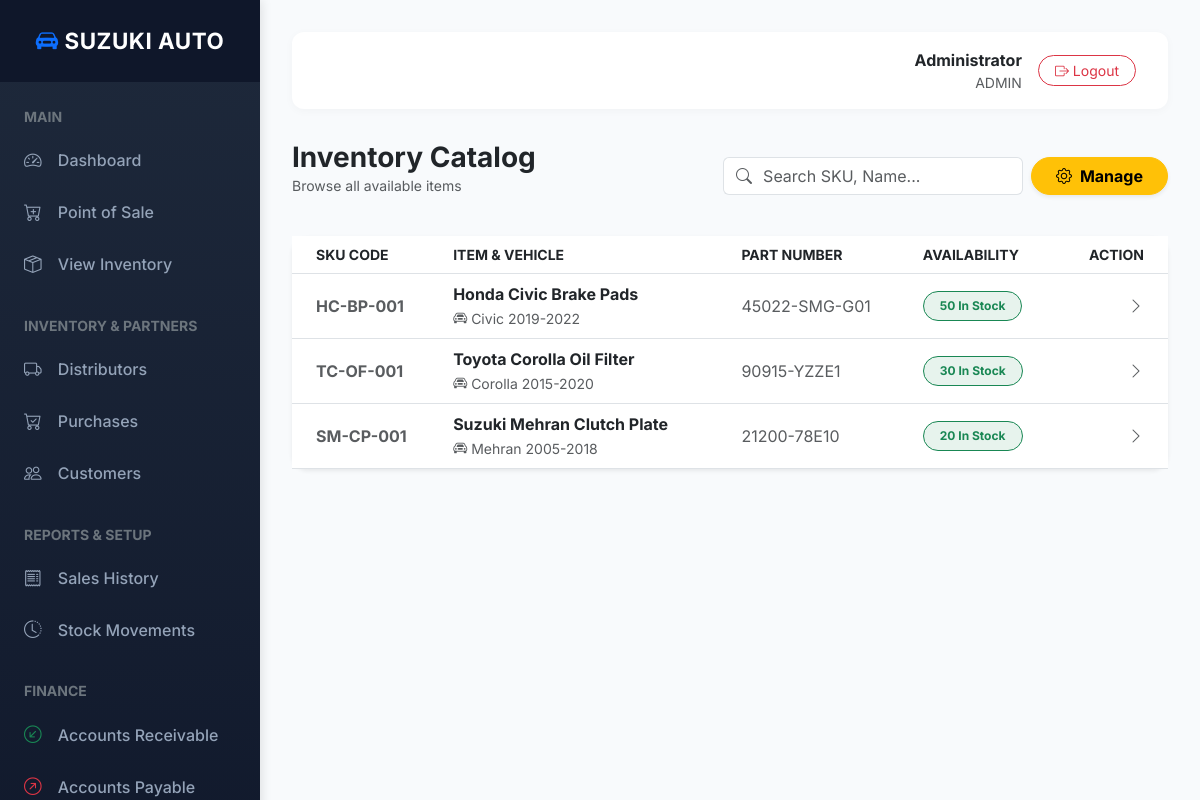
Page /products/ (signed in) on the committed database.
### models.py (models this page shows, shortened)
class User(db.Model, UserMixin):
    id = db.Column(db.Integer, primary_key=True)
    username = db.Column(db.String(150), unique=True, nullable=False)
    password_hash = db.Column(db.String(200), nullable=False)
    role = db.Column(db.String(20), nullable=False)  # staff / admin
    full_name = db.Column(db.String(200))
    phone = db.Column(db.String(20))
    created_orders = db.relationship('Order', foreign_keys='Order.created_by', back_populates='creator', lazy=True)
    approved_orders = db.relationship('Order', foreign_keys='Order.approved_by', back_populates='approver', lazy=True)
    created_purchases = db.relationship('PurchaseOrder', foreign_keys='PurchaseOrder.created_by', back_populates='creator', lazy=True)

class Product(db.Model):
    id = db.Column(db.Integer, primary_key=True)
    name = db.Column(db.String(200), nullable=False)
    description = db.Column(db.Text)
    sku = db.Column(db.String(50), unique=True)
    stock_quantity = db.Column(db.Integer, default=0)
    cost_price = db.Column(db.Numeric(12, 2))
    selling_price = db.Column(db.Numeric(12, 2))
    distributor_id = db.Column(db.Integer, db.ForeignKey('distributor.id'), nullable=True)
    vehicle_type = db.Column(db.String(100))  # e.g., Car, Motorcycle, Truck
    vehicle_model = db.Column(db.String(100))  # e.g., Civic 2019, Mehran
    part_number = db.Column(db.String(100))  # Original part number
    min_stock_level = db.Column(db.Integer, default=5)
    is_active = db.Column(db.Boolean, default=True)
    created_at = db.Column(db.DateTime, default=datetime.utcnow)
    distributor = db.relationship('Distributor', back_populates='products')
    order_items = db.relationship('OrderItem', back_populates='product', lazy=True)
    purchase_items = db.relationship('PurchaseOrderItem', back_populates='product', lazy=True)
    stock_movements = db.relationship('StockMovement', back_populates='product', lazy=True)

### routes/products.py (the view)
@products_bp.route('/')
@login_required
def products():
    all_products = ProductController.get_all_products()
    distributors = ProductController.get_all_distributors()
    return render_template('products.html', products=all_products, distributors=distributors)

### app.py (called while the page is built)
def create_app():
    app = Flask(__name__)
    app.config['SECRET_KEY'] = 'secret-key-change-in-production'
    app.config['SQLALCHEMY_DATABASE_URI'] = 'sqlite:///pos.db'
    app.config['SQLALCHEMY_TRACK_MODIFICATIONS'] = False
    db.init_app(app)
    login_manager.init_app(app)
    @login_manager.user_loader
    def load_user(user_id):
        return db.session.get(User, int(user_id))
    register_blueprints(app)
    return app

### controllers/product_controller.py (called while the page is built)
    @staticmethod
    def get_all_products():
        return Product.query.filter_by(is_active=True).all()

    @staticmethod
    def get_all_distributors():
        return Distributor.query.all()

### templates/products.html (shortened to what this page needs)
{% extends "base.html" %} {% block content %}
<div class="d-flex justify-content-between align-items-center mb-4">
  <div>
    <h3 class="fw-bold mb-0">Inventory Catalog</h3>
    <p class="text-muted small">Browse all available items</p>
  </div>
  <div class="d-flex gap-2">
    <div class="input-group" style="width: 300px;">
      <span class="input-group-text bg-white border-end-0"><i class="bi bi-search text-muted"></i></span>
      <input type="text" id="productSearch" class="form-control border-start-0 ps-0" placeholder="Search SKU, Name...">
    </div>
    {% if current_user.role == 'admin' %}
    <a href="{{ url_for('products.manage_products') }}" class="btn btn-warning rounded-pill shadow-sm px-4 fw-bold">
      <i class="bi bi-gear me-1"></i> Manage
    </a>
    {% endif %}
  </div>
</div>
<div class="card border-0 shadow-sm rounded-4">
  <div class="card-body p-0">
    <div class="table-responsive">
      <table class="table table-hover align-middle mb-0" id="productsTable">
        <thead class="bg-light text-muted small text-uppercase tracking-wider">
          <tr>
            <th class="ps-4">SKU Code</th>
            <th>Item & Vehicle</th>
            <th>Part Number</th>
            <th>Availability</th>
            <th class="pe-4 text-end">Action</th>
          </tr>
        </thead>
        <tbody class="border-top-0">
          {% for product in products %}
          <tr style="cursor: pointer;" onclick="window.location.href='{{ url_for('products.product_detail', id=product.id) }}';">
            <td class="fw-bold text-muted ps-4">{{ product.sku or product.id }}</td>
            <td>
              <div class="fw-bold text-dark">{{ product.name }}</div>
              {% if product.vehicle_model %}
                <small class="text-muted"><i class="bi bi-car-front me-1"></i>{{ product.vehicle_model }}</small>
              {% endif %}
            </td>
            <td class="text-muted">{{ product.part_number or 'N/A' }}</td>
            <td>
              {% if product.stock_quantity <= product.min_stock_level %}
              <span class="badge bg-danger bg-opacity-10 text-danger border border-danger rounded-pill px-3 py-2">
                <i class="bi bi-exclamation-triangle-fill me-1"></i> {{ product.stock_quantity }} Left
              </span>
              {% else %}
              <span class="badge bg-success bg-opacity-10 text-success border border-success rounded-pill px-3 py-2">
                {{ product.stock_quantity }} In Stock
              </span>
              {% endif %}
            </td>
            <td class="pe-4 text-end">
              <i class="bi bi-chevron-right text-muted"></i>
            </td>
          </tr>
          {% endfor %}
        </tbody>
      </table>
    </div>
  </div>
</div>
{% endblock %}

### templates/base.html (shortened to what this page needs)
<!doctype html>
<html lang="en">
  <head>
    <link href="https://cdn.jsdelivr.net/npm/bootstrap@5.3.0/dist/css/bootstrap.min.css" rel="stylesheet" />
    <link href="https://cdn.jsdelivr.net/npm/bootstrap-icons@1.11.0/font/bootstrap-icons.css" rel="stylesheet" />
  </head>
  <body>
    {% if current_user.is_authenticated %}
    <div class="d-flex flex-column flex-lg-row">
      <nav class="sidebar flex-shrink-0">
        <a href="{{ url_for('main.dashboard') }}" class="brand">
          <i class="bi bi-car-front-fill text-primary"></i> SUZUKI AUTO
        </a>
        <div class="sidebar-nav">
          <div class="px-4 mb-2 text-uppercase text-secondary small fw-bold tracking-wider">Main</div>
          <a href="{{ url_for('main.dashboard') }}"><i class="bi bi-speedometer2"></i> Dashboard</a>
          <a href="{{ url_for('sales.create_order') }}"><i class="bi bi-cart-plus"></i> Point of Sale</a>
          <a href="{{ url_for('products.products') }}"><i class="bi bi-box-seam"></i> View Inventory</a>
          {% if current_user.role == 'admin' %}
          <div class="px-4 mt-4 mb-2 text-uppercase text-secondary small fw-bold tracking-wider">Inventory & Partners</div>
          <a href="{{ url_for('distributors.list_distributors') }}"><i class="bi bi-truck"></i> Distributors</a>
          <a href="{{ url_for('purchases.purchase_orders') }}"><i class="bi bi-cart-check"></i> Purchases</a>
          <a href="{{ url_for('customers.index') }}"><i class="bi bi-people"></i> Customers</a>
          <div class="px-4 mt-4 mb-2 text-uppercase text-secondary small fw-bold tracking-wider">Reports & Setup</div>
          <a href="{{ url_for('sales.sales_history') }}"><i class="bi bi-receipt"></i> Sales History</a>
          <a href="{{ url_for('analytics.stock_movements') }}"><i class="bi bi-clock-history"></i> Stock Movements</a>
          <div class="px-4 mt-4 mb-2 text-uppercase text-secondary small fw-bold tracking-wider">Finance</div>
          <a href="{{ url_for('analytics.receivables') }}"><i class="bi bi-arrow-down-left-circle text-success"></i> Accounts Receivable</a>
          <a href="{{ url_for('analytics.payables') }}"><i class="bi bi-arrow-up-right-circle text-danger"></i> Accounts Payable</a>
          {% endif %}
        </div>
      </nav>
      <div class="main-content flex-grow-1">
        <div class="topbar">
          <div class="d-flex align-items-center">
            <div class="me-3 text-end d-none d-sm-block">
              <div class="fw-bold text-dark">{{ current_user.full_name or current_user.username }}</div>
              <div class="small text-muted text-uppercase tracking-wider">{{ current_user.role }}</div>
            </div>
            <a href="{{ url_for('auth.logout') }}" class="btn btn-outline-danger btn-sm rounded-pill px-3">
              <i class="bi bi-box-arrow-right"></i> Logout
            </a>
          </div>
        </div>
        {% block content %}{% endblock %}
      </div>
    </div>
    {% endif %}
  </body>
</html>

### templates/base.html (style rules this page uses)
body { min-height: 100vh; background-color: #f8fafc; font-family: 'Inter', system-ui, -apple-system, sans-serif; }
.sidebar { width: 260px; background: linear-gradient(180deg, #1e293b 0%, #0f172a 100%); color: white; min-height: 100vh; position: fixed; box-shadow: 2px 0 10px rgba(0,0,0,0.1); z-index: 1000; overflow-y: auto; }
.sidebar .brand { padding: 1.5rem 1rem; background: #0f172a; font-size: 1.4rem; font-weight: 700; text-align: center; text-decoration: none; color: white; display: block; letter-spacing: 0.5px; }
.sidebar-nav { padding: 1.5rem 0; }
.sidebar-nav a { padding: 0.8rem 1.5rem; color: #94a3b8; text-decoration: none; display: block; transition: all 0.2s ease; font-weight: 500; }
.sidebar-nav a i { margin-right: 12px; font-size: 1.1em; width: 20px; text-align: center; }
.main-content { margin-left: 260px; padding: 2rem; width: calc(100% - 260px); }
.topbar { background: white; padding: 1rem 2rem; box-shadow: 0 2px 10px rgba(0,0,0,0.03); margin-bottom: 2rem; border-radius: 12px; display: flex; justify-content: space-between; align-items: center; }
.card { border: none; border-radius: 12px; box-shadow: 0 4px 6px -1px rgba(0,0,0,0.05), 0 2px 4px -1px rgba(0,0,0,0.03); transition: transform 0.2s ease-in-out, box-shadow 0.2s ease-in-out; }
.btn { transition: all 0.2s cubic-bezier(0.4, 0, 0.2, 1); }

### rows in the picture
User: full_name "Administrator", role "ADMIN"
Product: sku "HC-BP-001", name "Honda Civic Brake Pads", vehicle_model "Civic 2019-2022", part_number "45022-SMG-G01", stock_quantity "50"
Product: sku "TC-OF-001", name "Toyota Corolla Oil Filter", vehicle_model "Corolla 2015-2020", part_number "90915-YZZE1", stock_quantity "30"
Product: sku "SM-CP-001", name "Suzuki Mehran Clutch Plate", vehicle_model "Mehran 2005-2018", part_number "21200-78E10", stock_quantity "20"
